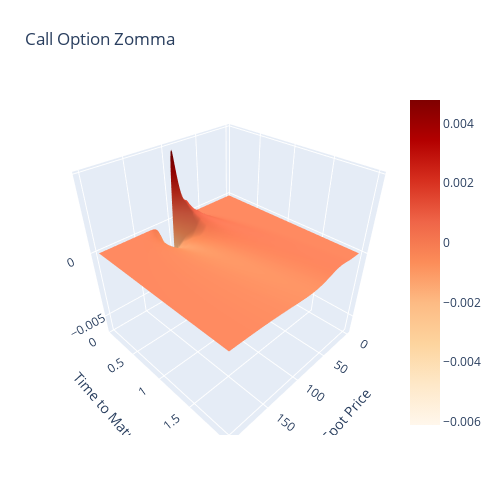

Notebook code for this chart:
### Code cell
#Figure 8
fig = go.Figure(data=[go.Surface(z=Sp, x=T, y=S, colorscale="OrRd")])
fig.update_layout(title='Call Option Zomma', autosize=False,
                  width=500, height=500,
                  margin=dict(l=65, r=50, b=65, t=90),
                  scene=dict(xaxis_title="Spot Price",
                             yaxis_title="Time to Maturity",
                             zaxis_title="Speed"))
fig.show()

### Figure 1 — Plotly figure (JSON) as saved in the notebook; plotly's stock layout.template omitted (floating-point values rounded to 4 significant figures; data arrays with more than 128 entries replaced by an {"elided": "..."} marker saying what was removed)
{"data": [{"colorscale": [[0, "rgb(255,247,236)"], [0.125, "rgb(254,232,200)"], [0.25, "rgb(253,212,158)"], [0.375, "rgb(253,187,132)"], [0.5, "rgb(252,141,89)"], [0.625, "rgb(239,101,72)"], [0.75, "rgb(215,48,31)"], [0.875, "rgb(179,0,0)"], [1, "rgb(127,0,0)"]], "type": "surface", "x": {"elided": "20x200 int values"}, "y": {"elided": "20x200 float values"}, "z": {"elided": "20x200 float values"}}], "layout": {"autosize": false, "height": 500, "margin": {"b": 65, "l": 65, "r": 50, "t": 90}, "scene": {"xaxis": {"title": {"text": "Spot Price"}}, "yaxis": {"title": {"text": "Time to Maturity"}}, "zaxis": {"title": {"text": "Speed"}}}, "title": {"text": "Call Option Zomma"}, "width": 500}}
